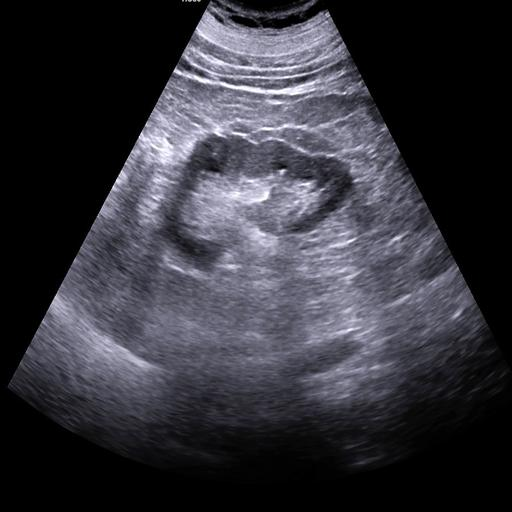
#> input picture dataset/Normal/Normal_1000.JPG, 512 x 512 px; its folder holds only this picture in this run
$ jupyter execute --allow-errors kidney.ipynb   (older library calls are emulated)
#> lines starting #> are read from the running program, lines starting #| are printed output that depends on the picture
[cell 1]
import os
import cv2
import numpy as np
import pandas as pd
import matplotlib.pyplot as plt

from skimage.feature import graycomatrix, graycoprops
from skimage.filters import gabor
from skimage import measure

from sklearn.model_selection import train_test_split, GridSearchCV
from sklearn.preprocessing import StandardScaler
from sklearn.svm import SVC
from sklearn.tree import DecisionTreeClassifier
from sklearn.neighbors import KNeighborsClassifier
from sklearn.ensemble import RandomForestClassifier
from sklearn.metrics import accuracy_score, precision_score, recall_score, f1_score, confusion_matrix, roc_auc_score, classification_report

from sklearn.impute import SimpleImputer

[cell 2]
# -----------------------------
# 2. Dataset configuration
# -----------------------------
DATASET_PATH = "dataset"  # path to your dataset
classes = ["Normal", "stone"]
label_map = {label: idx for idx, label in enumerate(classes)}
PIXEL_TO_MM = 0.2645833333
IMG_SIZE = (256, 256)  # resize size

[cell 3]
# -----------------------------
# 3. Load and preprocess images
# -----------------------------
def load_and_preprocess_images(dataset_path, classes, img_size=(256,256)):
#> called with dataset_path = 'dataset', img_size = (256, 256)
    images, labels = [], []
    for class_name in classes:
        class_path = os.path.join(dataset_path, class_name)
        for img_name in os.listdir(class_path):
            img_path = os.path.join(class_path, img_name)
            img = cv2.imread(img_path)
#> img is the input picture: shape (512, 512, 3); mean B, G, R 58.9, 51.3, 51.8
            if img is None:
                continue
            # Preprocessing as requested
            img_gray = cv2.cvtColor(img, cv2.COLOR_BGR2GRAY)
            img_resized = cv2.resize(img_gray, img_size)
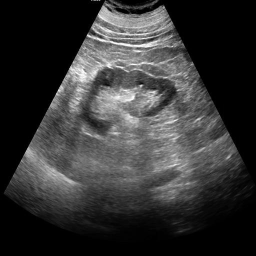
#> img_resized: shape (256, 256); min 0, max 252, mean 52.4
            img_masked = img_resized[10:-10, 10:-10]  # remove 10-pixel borders
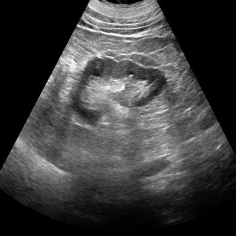
#> img_masked: shape (236, 236); min 0, max 252, mean 61
            img_filtered = cv2.medianBlur(img_masked, 5)
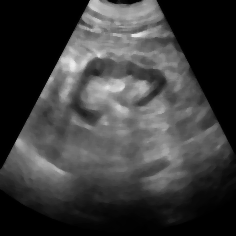
#> img_filtered: shape (236, 236); min 0, max 236, mean 60.1
            img_normalized = img_filtered / 255.0
            images.append(img_normalized)
            labels.append(label_map[class_name])
#> pass 2 of the loop in load_and_preprocess_images, `for class_name in classes:`:
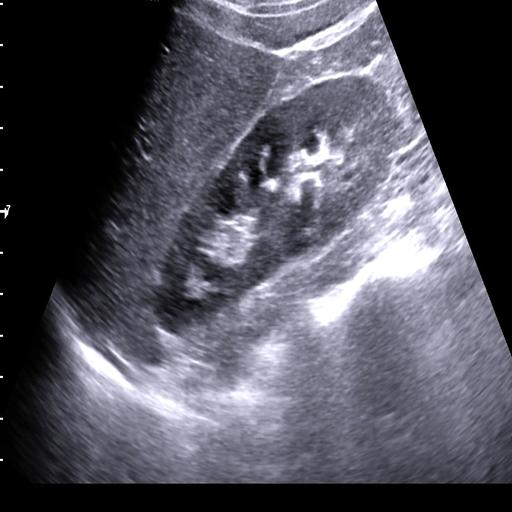
#> input picture dataset/stone/Stone_1056.JPG, 512 x 512 px
#> in load_and_preprocess_images, img is the input picture: shape (512, 512, 3); mean B, G, R 90.8, 80.4, 81.1
#> in load_and_preprocess_images, `img_resized = cv2.resize(img_gray, img_size)`:
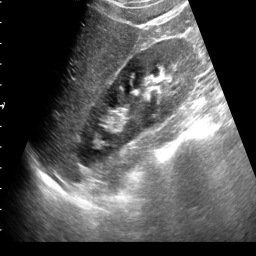
#> img_resized: shape (256, 256); min 0, max 255, mean 81.8
#> in load_and_preprocess_images, `img_filtered = cv2.medianBlur(img_masked, 5)`:
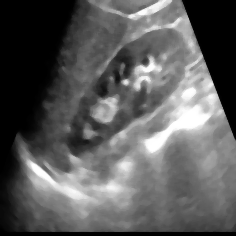
#> img_filtered: shape (236, 236); min 0, max 255, mean 91.5
    return np.array(images), np.array(labels)

print("Loading images...")
images, labels = load_and_preprocess_images(DATASET_PATH, classes, IMG_SIZE)
#> labels = [0, 1]
print(f"Loaded {len(images)} images: {np.sum(labels==0)} Normal, {np.sum(labels==1)} Stone")
#| Loaded 2 images: 1 Normal, 1 Stone

[cell 4]
# -----------------------------
# 4. Feature extraction (GLCM + Entropy)
# -----------------------------
def extract_features(images):
    features_list = []
    for img in images:
        # Gabor entropy
        gabor_real, _ = gabor(img, frequency=0.6)
        entropy_val = -np.sum(gabor_real * np.log2(gabor_real + 1e-10))

        # GLCM features
        glcm_features = []
        distances = [1,3,5]
        angles = [0, np.pi/4, np.pi/2, np.pi]
        img_uint8 = (img*255).astype(np.uint8)
        for d in distances:
            for a in angles:
                glcm = graycomatrix(img_uint8, distances=[d], angles=[a], levels=256, symmetric=True, normed=True)
                glcm_features.extend([
                    graycoprops(glcm, 'energy')[0,0],
                    graycoprops(glcm, 'correlation')[0,0],
                    graycoprops(glcm, 'contrast')[0,0],
                    graycoprops(glcm, 'homogeneity')[0,0],
                    graycoprops(glcm, 'dissimilarity')[0,0]
                ])
        features_list.append([entropy_val] + glcm_features)
#> this loop made 2 passes
#> (entropy_val, distances, angles) on passes 1 to 2: (nan, [1, 3, 5], [0, 0.785, 1.57, 3.14]), (nan, [1, 3, 5], [0, 0.785, 1.57, 3.14])
#> pass 1, in extract_features, `gabor_real, _ = gabor(img, frequency=0.6)`:
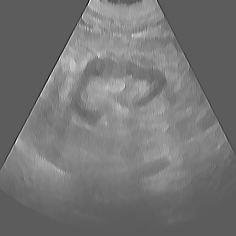
#> gabor_real: shape (236, 236) float64; min -0.0569, max 0.0999, mean 0.0152; drawn with min black and max white
#> pass 2, in extract_features, `gabor_real, _ = gabor(img, frequency=0.6)`:
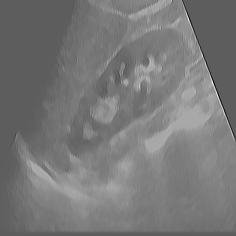
#> gabor_real: shape (236, 236) float64; min -0.0811, max 0.14, mean 0.0232; drawn with min black and max white
#> after the loop, features_list = 2 items
    return np.array(features_list)

print("Extracting features...")
features = extract_features(images)
print("Features shape:", features.shape)
#| Features shape: (2, 61)
